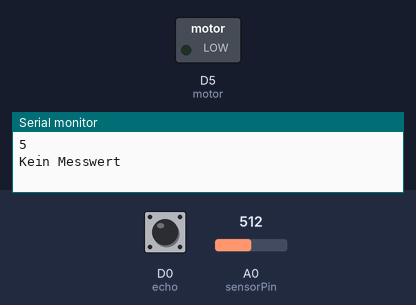
Bench run of a sketch on a simulated ESP8266 (NodeMCU). On the bench: switched loads named in the sketch (green lamp = pin HIGH), the last lines printed to the serial monitor. Inputs (shaded band) come from the test bench; at power-on: D0 (echo) LOW, A0 (sensorPin) = 512. Pins used as bus, display or sensor lines are not drawn.

Above: at 1.8 s.
1.9 s: D0 (echo) pulsed HIGH 2 times (0.12 s each, 0.3 s apart)
At 3.0 s:
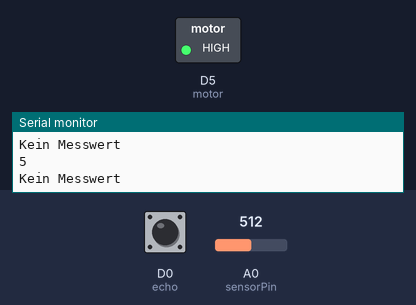
Timing chart, 0 to 4.9 s (numbered marks = the images above; inputs shaded):
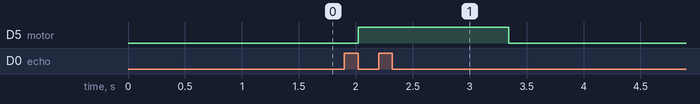

Measured:
- after the input at 1.9 s, D5 (motor): LOW → HIGH after 0.12 s, → LOW 1.3 s later

The sketch:

sketch_jan16a.ino
```cpp
int trig=D1;
int echo=D0;
int motor=D5;
int sensorPin = A0;
long zeit=0;
long entfernung=0;
int sensorValue = 0;
void setup() {
pinMode(trig, OUTPUT);
pinMode(echo, INPUT);
pinMode(motor, OUTPUT);
Serial.begin (9600);
}
void loop() {
sensorValue = analogRead(sensorPin);
sensorValue=sensorValue/100;
digitalWrite(trig, LOW);
delay(5);
digitalWrite(trig, HIGH);
delay(10);
digitalWrite(trig, LOW);
zeit=pulseIn(echo, HIGH);
entfernung=(zeit/2)*0.03432;
if (entfernung >= 500 || entfernung <= 0)
{Serial.println(sensorValue);
Serial.println("Kein Messwert");
}
else
{
Serial.print(entfernung);
Serial.println(" cm");
Serial.println(sensorValue);
}
if(entfernung<=10*sensorValue&&entfernung>=0){
analogWrite(motor,0);
}
else if(entfernung<=20*sensorValue&&entfernung>=10*sensorValue){

analogWrite(motor,100);
}
else if(entfernung<=30*sensorValue&&entfernung>=20*sensorValue){
analogWrite(motor,200);
}
else {
digitalWrite(motor,HIGH);}
delay(10);
}
```
